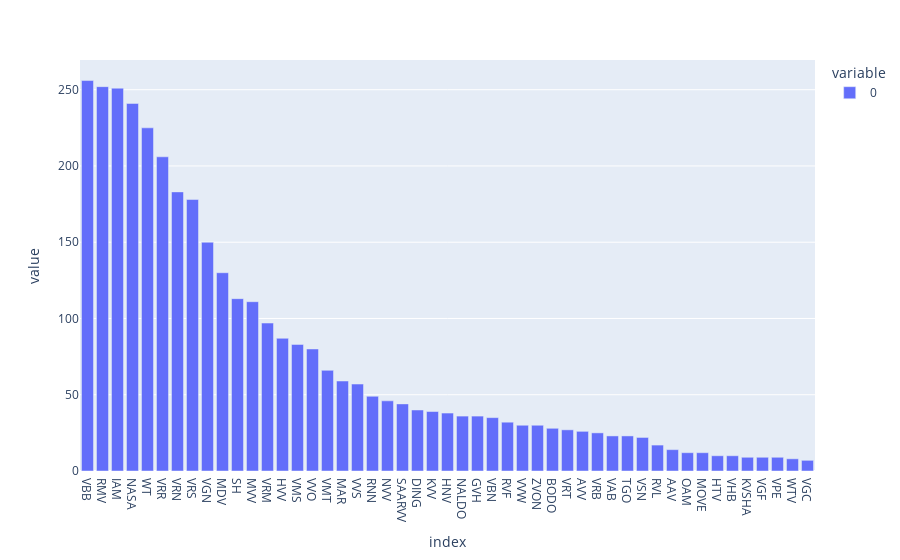

Notebook source saved alongside this figure:
### Markdown cell above
... Text

### Code cell
px.bar(transportAssociations)

### Figure 1 — Plotly figure (JSON) as saved in the notebook; plotly's stock layout.template omitted (floating-point values rounded to 4 significant figures)
{"data": [{"alignmentgroup": "True", "hovertemplate": "variable=0<br>index=%{x}<br>value=%{y}<extra></extra>", "legendgroup": "0", "marker": {"color": "#636efa", "pattern": {"shape": ""}}, "name": "0", "offsetgroup": "0", "orientation": "v", "showlegend": true, "textposition": "auto", "type": "bar", "x": ["VBB", "RMV", "IAM", "NASA", "WT", "VRR", "VRN", "VRS", "VGN", "MDV", "SH", "MVV", "VRM", "HVV", "VMS", "VVO", "VMT", "MAR", "VVS", "RNN", "NVV", "SAARVV", "DING", "KVV", "HNV", "NALDO", "GVH", "VBN", "RVF", "VVW", "ZVON", "BODO", "VRT", "AVV", "VRB", "VAB", "TGO", "VSN", "RVL", "AAV", "OAM", "MOVE", "HTV", "VHB", "KVSHA", "VGF", "VPE", "WTV", "VGC"], "xaxis": "x", "y": [256, 252, 251, 241, 225, 206, 183, 178, 150, 130, 113, 111, 97, 87, 83, 80, 66, 59, 57, 49, 46, 44, 40, 39, 38, 36, 36, 35, 32, 30, 30, 28, 27, 26, 25, 23, 23, 22, 17, 14, 12, 12, 10, 10, 9, 9, 9, 8, 7], "yaxis": "y"}], "layout": {"barmode": "relative", "legend": {"title": {"text": "variable"}, "tracegroupgap": 0}, "margin": {"t": 60}, "xaxis": {"anchor": "y", "domain": [0, 1], "title": {"text": "index"}}, "yaxis": {"anchor": "x", "domain": [0, 1], "title": {"text": "value"}}}}
